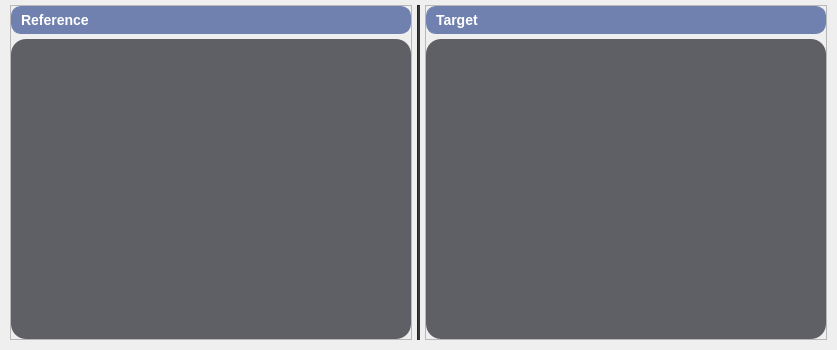
        <widget class="QWidget" name="fileSelectionGroupContent" native="true">
         <property name="styleSheet">
          <string notr="true"/>
         </property>
         <layout class="QHBoxLayout" name="horizontalLayout">
          <property name="spacing">
           <number>5</number>
          </property>
          <property name="leftMargin">
           <number>10</number>
          </property>
          <property name="topMargin">
           <number>5</number>
          </property>
          <property name="rightMargin">
           <number>10</number>
          </property>
          <property name="bottomMargin">
           <number>10</number>
          </property>
          <item>
           <widget class="QFrame" name="referenceFileSelectionFrame">
            <property name="frameShape">
             <enum>QFrame::StyledPanel</enum>
            </property>
            <property name="frameShadow">
             <enum>QFrame::Raised</enum>
            </property>
            <layout class="QVBoxLayout" name="verticalLayout_10">
             <property name="spacing">
              <number>5</number>
             </property>
             <property name="leftMargin">
              <number>0</number>
             </property>
             <property name="topMargin">
              <number>0</number>
             </property>
             <property name="rightMargin">
              <number>0</number>
             </property>
             <property name="bottomMargin">
              <number>0</number>
             </property>
             <item>
              <widget class="QLabel" name="referenceFileSelectionLabel">
               <property name="font">
                <font>
                 <pointsize>-1</pointsize>
                 <weight>75</weight>
                 <bold>true</bold>
                </font>
               </property>
               <property name="styleSheet">
                <string notr="true">QLabel{
    qproperty-alignment: AlignCenter;
	border: 1px solid #7081AF;
	border-radius: 10px;
	background-color: #7081AF;
	padding: 5px 5px;
	color: rgb(255, 255, 255);
	max-height: 25px;
   font-size: 14px;
}</string>
               </property>
               <property name="text">
                <string>Reference</string>
               </property>
              </widget>
             </item>
             <item>
              <widget class="QDICOMFileSelectionEdit" name="referenceFileSelectionEdit">
               <property name="minimumSize">
                <size>
                 <width>400</width>
                 <height>300</height>
                </size>
               </property>
               <property name="styleSheet">
                <string notr="true">QWidget#referenceFileSelectionEdit {
	border-radius:15px;
	border: 0px;
	background-color: #5F5F66;
}</string>
               </property>
              </widget>
             </item>
            </layout>
           </widget>
          </item>
          <item>
           <widget class="Line" name="fileSelectionLine">
            <property name="styleSheet">
             <string notr="true">QFrame
{
	background-color: #333333;
}</string>
            </property>
            <property name="orientation">
             <enum>Qt::Vertical</enum>
            </property>
           </widget>
          </item>
          <item>
           <widget class="QFrame" name="targetFileSelectionFrame">
            <property name="frameShape">
             <enum>QFrame::StyledPanel</enum>
            </property>
            <property name="frameShadow">
             <enum>QFrame::Raised</enum>
            </property>
            <layout class="QVBoxLayout" name="verticalLayout_2">
             <property name="spacing">
              <number>5</number>
             </property>
             <property name="leftMargin">
              <number>0</number>
             </property>
             <property name="topMargin">
              <number>0</number>
             </property>
             <property name="rightMargin">
              <number>0</number>
             </property>
             <property name="bottomMargin">
              <number>0</number>
             </property>
             <item>
              <widget class="QLabel" name="targetFileSelectionLabel">
               <property name="font">
                <font>
                 <pointsize>-1</pointsize>
                 <weight>75</weight>
                 <bold>true</bold>
                </font>
               </property>
               <property name="styleSheet">
                <string notr="true">QLabel{
    qproperty-alignment: AlignCenter;
	border: 1px solid #7081AF;
	border-radius: 10px;
	background-color: #7081AF;
	padding: 5px 5px;
	color: rgb(255, 255, 255);
	max-height: 25px;
   font-size: 14px;
}</string>
               </property>
               <property name="text">
                <string>Target</string>
               </property>
              </widget>
             </item>
             <item>
              <widget class="QDICOMFileSelectionEdit" name="targetFileSelectionEdit">
               <property name="minimumSize">
                <size>
                 <width>400</width>
                 <height>300</height>
                </size>
               </property>
               <property name="styleSheet">
                <string notr="true">QWidget#targetFileSelectionEdit {
	border-radius:15px;
	border: 0px;
	background-color: #5F5F66;
}</string>
               </property>
              </widget>
             </item>
            </layout>
           </widget>
          </item>
         </layout>
        </widget>
